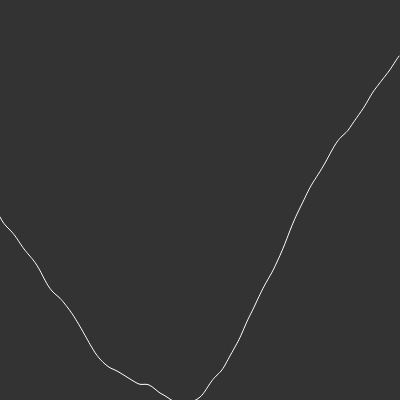
Frame 1 (no input)
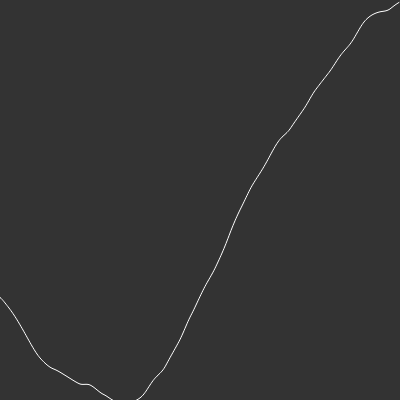
Frame 60 (no input)
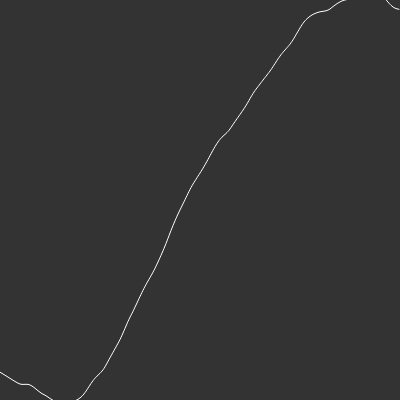
Frame 120 (the mouse pressed at the canvas centre since frame 60)

The p5.js sketch that drew these frames (run headless with seeded random() and noise() and a simulated clock; from frame 60 on, the mouse is pressed at the canvas centre):

// p5.js sketch
// ── sketch.js
// 1-1 + 1-2. Perlin noise (noise()) VS random()
let xoff = 0;

// 1-3. 1D Perlin noise
let xoff1 = 0;
let xoff2 = 10000;

let inc = 0.01;
let start = 0;

function setup() {
  createCanvas(400, 400);
}

function draw() {
  background(51);

  /* Just tying x position of perlin noise values.
  // let x = random(width);
  let x = map(noise(xoff), 0, 1, 0, width);
  xoff += 0.01; // (this idea is important) how the values will behave.
  // 조금씩 조금씩 건너뛰어야 부드러운 불확정성이 생성될 것 아니니?

  ellipse(x, 200, 24, 24);
  */

  /* Creating bee-like behaviour? Looks nice.
  let x = map(noise(xoff1), 0, 1, 0, width);
  let y = map(noise(xoff2), 0, 1, 0, height); // Make this similar with x, so that's why the ellipse is moving diagonal.
  xoff1 += 0.02;
  xoff2 += 0.02;

  ellipse(x, y, 24, 24);
  */

  // Graph the values.
  stroke(255);
  noFill();
  beginShape();

  let ioff = start;
  for (let i = 0; i < width; i++) {
    // stroke(255);
    // point(i, random(height));
    // let j = random(height);
    let n = map(noise(ioff), 0, 1, -50, 50);
    let s = map(sin(ioff), -1, 1, 0, height); // Combination of noise() and sin()!
    let j = n + s;
    // let j = noise(ioff) * height;
    // let j = height / 2 + sin(ioff) * height / 2;
    
    vertex(i, j);
    ioff += inc;
  }

  endShape();
  start += inc;

  // noLoop(); // Stop the animation.
}
